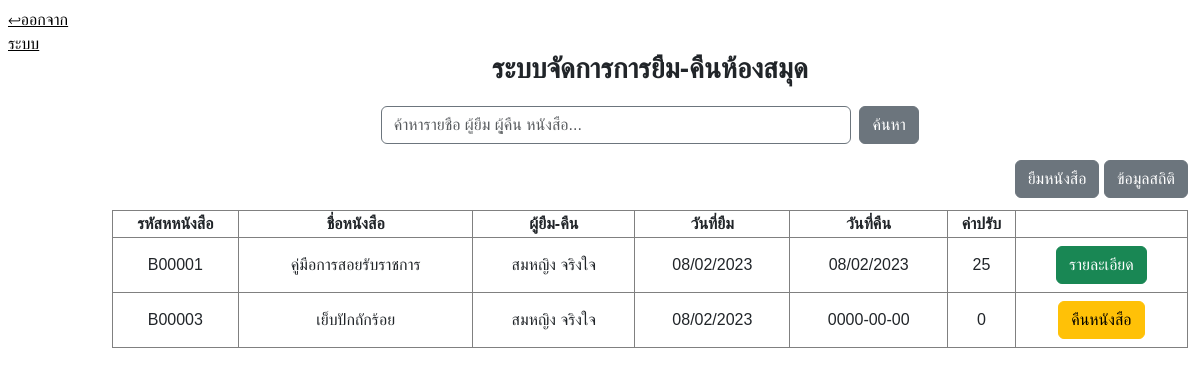
The page / (signed in) on the database its author committed.
### tables this page shows
CREATE TABLE `tb_borrow_book` (
  `id` int(11) NOT NULL,
  `br_date_br` date NOT NULL DEFAULT current_timestamp(),
  `br_date_tr` date NOT NULL,
  `b_code` text NOT NULL,
  `m_user` text NOT NULL,
  `br_fine` int(11) NOT NULL DEFAULT 0,
  `status` int(11) NOT NULL DEFAULT 0
);

CREATE TABLE `tb_book` (
  `id` int(11) NOT NULL,
  `code_book` text NOT NULL,
  `b_name` text NOT NULL,
  `b_writer` text DEFAULT NULL,
  `b_category` text NOT NULL,
  `b_price` int(11) DEFAULT NULL
);

### backend/config.php (called while the page is built, shortened)
<?php
class Config
{
  private $dns = "mysql:host=" . self::HOST . ";dbname=" . self::DB . "";
  public $conn = null;
  public function __construct()
  {
    try {
      $this->conn = new PDO($this->dns, self::USER, self::PASS);
      $this->conn->setAttribute(PDO::ATTR_DEFAULT_FETCH_MODE, PDO::FETCH_ASSOC);
    } catch (PDOException $e) {
      die("ERROR" . $e->getMessage());
    }
    return $this->conn;
  }
}

### backend/function.php (called while the page is built, shortened)
<?php
require_once("config.php");
class db extends Config
{
  public function select_join(array $column,  $table_left,  $table_right, $condition)
  {
    $sql =  "SELECT " . implode(",", $column) . " FROM " . $table_left .   " INNER JOIN " . $table_right . " ON " . $condition . "";
    $select = $this->conn->prepare($sql);
    $select->execute();
    $result = $select->fetchAll();
    return $result;
  }
}

### index.php (the view, shortened to what this page needs)
<?php
require_once("backend/function.php");
$conn  = new db;
$keyword = isset($_POST['search_value']) ? $_POST['search_value'] : '';
if ($keyword == '') {
  $result = $conn->select_join(["tb_book.b_name", "tb_borrow_book.*"], "tb_borrow_book", "tb_book", " tb_borrow_book.b_code = tb_book.code_book ");
}
?>
<!DOCTYPE html>
<html lang="en">
<head>
  <link rel="stylesheet" href="assets/css/library.css">
  <?php include("structure/include_css.php")  ?>
</head>
<body class="bg_index">
  <a href="logout.php" class="text-black p-2">↩ออกจากระบบ</a>
  <div class="container w-100 my-5  d-flex flex-column  align-item-center">
    <center>
      <p class="fw-bold fs-3 text-center">ระบบจัดการการยืม-คืนห้องสมุด</p>
      <form class="d-flex gap-2 w-50 " method="post" id="form_search" action="<?= $_SERVER['PHP_SELF'] ?>">
        <input type="text" name="search_value" id="search_name" class="form-control border border-secondary" placeholder="ค้าหารายชื่อ ผู้ยืม ผุู้คืน หนังสือ..." value="<?= $keyword ?>">
        <button type="button" class="btn btn-secondary ">ค้นหา</button>
      </form>
    </center>
    <div class="mt-3 mb-1 text-end">
      <a href="borrow_book.php" class="btn btn-secondary">ยืมหนังสือ</a>
      <a href="statistics.php" class="btn btn-secondary">ข้อมูลสถิติ</a>
    </div>
    <table class="table-bordered w-100 mt-2">
      <thead>
        <tr>
          <th scope="col" class="text-center">รหัสหหนังสือ</th>
          <th scope="col" class="text-center">ชื่อหนังสือ</th>
          <th scope="col" class="text-center">ผู้ยืม-คืน</th>
          <th scope="col" class="text-center">วันที่ยืม</th>
          <th scope="col" class="text-center">วันที่คืน</th>
          <th scope="col" class="text-center">ค่าปรับ</th>
          <th scope="col" class="text-center"></th>
        </tr>
      </thead>
      <tbody>
        <?php
        if (count($result) == 0) { ?>
          <tr>
            <td scope="row" colspan="7" class="text-center p-2">ไม่มีข้อมูล</td>
          </tr>
        <?php } else { ?>
          <?php foreach ($result as $data) { ?>
            <tr>
              <td scope="row" class="text-center p-2"><?= $data['b_code'] ?></td>
              <td scope="row" class="text-center p-2"><?= $data['b_name'] ?></td>
              <td scope="row" class="text-center p-2"><?= $data['m_user'] ?></td>
              <td scope="row" class="text-center p-2"><?= date("d/m/Y", strtotime($data['br_date_br'])) ?></td>
              <td scope="row" class="text-center p-2"><?= $data['status'] == 1 ? date("d/m/Y", strtotime($data['br_date_tr'])) : $data['br_date_tr'] ?></td>
              <td scope="row" class="text-center p-2"><?= $data['br_fine'] ?></td>
              <td scope="row" class="text-center p-2">
                <a href="return_book.php?id=<?= $data['id'] ?>" class="btn  <?= $data['status'] == 0 ? 'btn-warning' : 'btn-success' ?>"><?= $data['status'] == 0 ? 'คืนหนังสือ' : 'รายละเอียด' ?></a>
              </td>
            </tr>
        <?php  }
        } ?>
      </tbody>
    </table>
  </div>
</body>
</html>

### structure/include_css.php
<link rel="stylesheet" href="assets/framework/css.min.css">

### assets/css/library.css (style rules this page uses)
html { scroll-padding-top: 6rem; scroll-behavior: smooth; }
* { -webkit-box-sizing: border-box; box-sizing: border-box; font-family: Arial, Helvetica, sans-serif; -webkit-transition: all 0.5s; transition: all 0.5s; }
.bg_index { display: -webkit-box; display: -ms-flexbox; display: flex; -webkit-box-orient: horizontal; -webkit-box-direction: normal; -ms-flex-direction: row; flex-direction: row; width: 100%; min-height: 100vh; }

### rows shown on the page
tb_borrow_book: b_code "B00001", tb_book.b_name "คู่มือการสอยรับราชการ", m_user "สมหญิง จริงใจ", br_date_br "08/02/2023", br_date_tr "08/02/2023", br_fine "25", status "รายละเอียด"
tb_borrow_book: b_code "B00003", tb_book.b_name "เย็บปักถักร้อย", m_user "สมหญิง จริงใจ", br_date_br "08/02/2023", br_date_tr "0000-00-00", br_fine "0", status "คืนหนังสือ"
